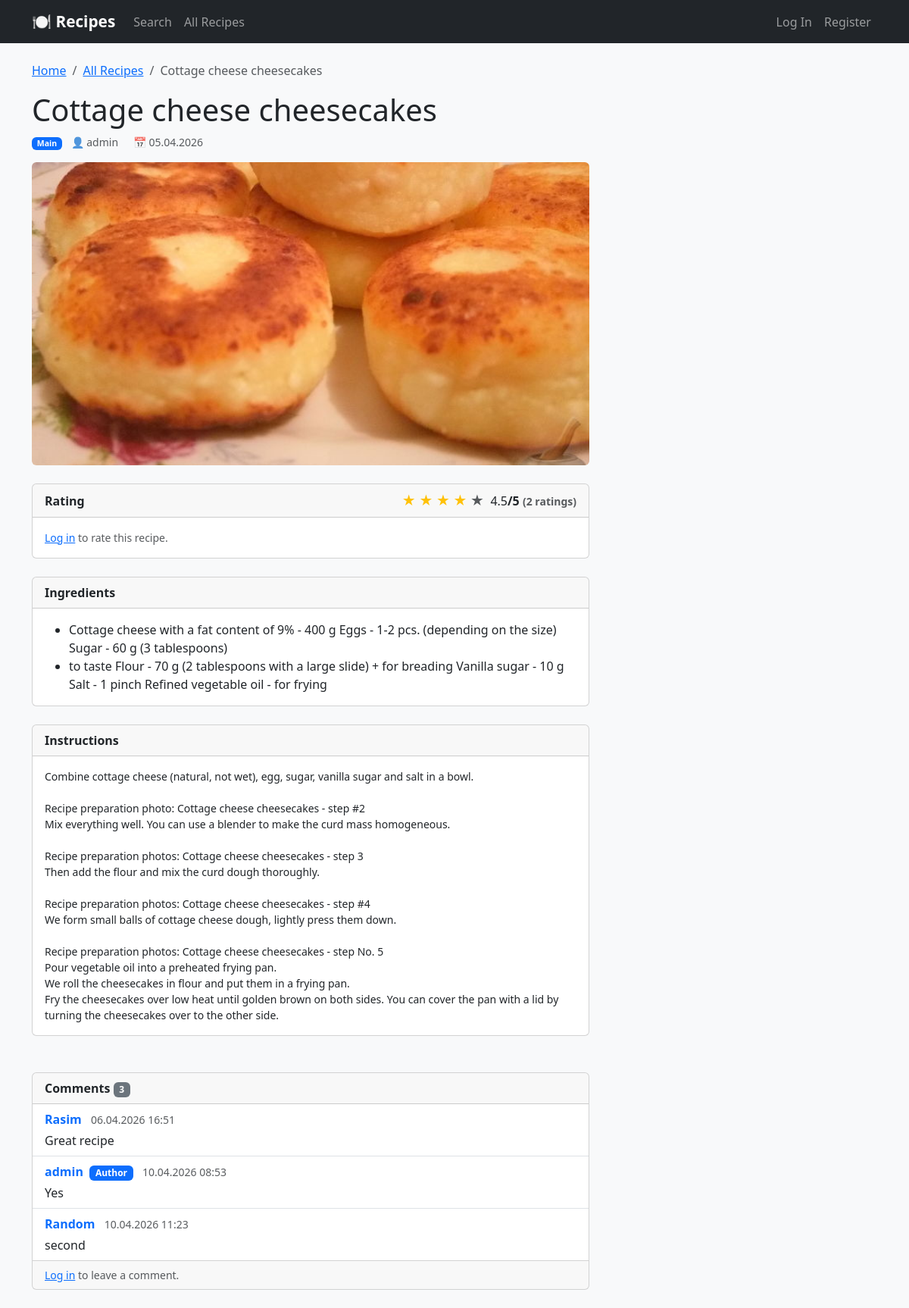
The page /recipe/10 on the database its author committed.
### entities/recipe.py (models this page shows, shortened)
class Recipe(db.Model):
    __tablename__ = 'recipes'
    id          = db.Column(db.Integer, primary_key=True)
    title       = db.Column(db.String(255), nullable=False)
    description = db.Column(db.String(500), nullable=True)   # short summary
    ingredients  = db.Column(db.Text, nullable=False)
    instructions = db.Column(db.Text, nullable=False)
    prep_time  = db.Column(db.Integer,     nullable=True)   # minutes
    cook_time  = db.Column(db.Integer,     nullable=True)   # minutes
    servings   = db.Column(db.Integer,     nullable=True)
    difficulty = db.Column(db.String(20),  nullable=True)   # 'easy' | 'medium' | 'hard'
    image_path  = db.Column(db.String(512), nullable=True)
    author_id   = db.Column(db.Integer, db.ForeignKey('users.id'),      nullable=True)
    category_id = db.Column(db.Integer, db.ForeignKey('categories.id'), nullable=True)
    is_published = db.Column(db.Boolean, default=True,  nullable=False)
    is_deleted   = db.Column(db.Boolean, default=False, nullable=False, index=True)
    deleted_at   = db.Column(db.DateTime, nullable=True)
    view_count   = db.Column(db.Integer,  default=0,    nullable=False)
    created_at = db.Column(db.DateTime, default=datetime.utcnow)
    updated_at = db.Column(db.DateTime, default=datetime.utcnow, onupdate=datetime.utcnow)
    steps              = db.relationship('RecipeStep',       backref='recipe', lazy='dynamic',
                                         order_by='RecipeStep.step_number',
                                         cascade='all, delete-orphan')
    recipe_ingredients = db.relationship('RecipeIngredient', backref='recipe', lazy='dynamic',
                                         cascade='all, delete-orphan')
    tags               = db.relationship('Tag', secondary=recipe_tags,
                                         backref='recipes', lazy='subquery')
    favorites          = db.relationship('Favorite', backref='recipe', lazy='dynamic',
                                         cascade='all, delete-orphan')
    ratings            = db.relationship('Rating',   backref='recipe', lazy='dynamic',
                                         cascade='all, delete-orphan')
    comments           = db.relationship('Comment',  backref='recipe', lazy='dynamic',
                                         cascade='all, delete-orphan')

### entities/category.py (models this page shows, shortened)
class Category(db.Model):
    __tablename__ = 'categories'
    id          = db.Column(db.Integer, primary_key=True)
    name        = db.Column(db.String(120), unique=True, nullable=False)
    slug        = db.Column(db.String(140), unique=True, nullable=False)
    description = db.Column(db.String(255), nullable=True)
    image_path  = db.Column(db.String(512), nullable=True)
    created_at  = db.Column(db.DateTime, default=datetime.utcnow)
    recipes = db.relationship('Recipe', backref='category', lazy='dynamic')

### entities/user.py (models this page shows, shortened)
class User(UserMixin, db.Model):
    __tablename__ = 'users'
    id            = db.Column(db.Integer, primary_key=True)
    username      = db.Column(db.String(100), unique=True, nullable=False)
    email         = db.Column(db.String(255), unique=True, nullable=False, index=True)
    password_hash = db.Column(db.String(255), nullable=False)
    role          = db.Column(db.String(20), default='user')  # 'user' | 'admin'
    bio           = db.Column(db.Text, nullable=True)
    avatar_path   = db.Column(db.String(512), nullable=True)
    is_active     = db.Column(db.Boolean, default=True, nullable=False)
    created_at    = db.Column(db.DateTime, default=datetime.utcnow)
    updated_at    = db.Column(db.DateTime, default=datetime.utcnow, onupdate=datetime.utcnow)
    recipes  = db.relationship('Recipe', backref='author', lazy='dynamic',
                               foreign_keys='Recipe.author_id')
    favorites = db.relationship('Favorite', backref='user', lazy='dynamic')
    ratings   = db.relationship('Rating',   backref='user', lazy='dynamic')
    comments  = db.relationship('Comment',  backref='user', lazy='dynamic')

### entities/comment.py (models this page shows, shortened)
class Comment(db.Model):
    __tablename__ = 'comments'
    id         = db.Column(db.Integer, primary_key=True)
    user_id    = db.Column(db.Integer, db.ForeignKey('users.id'),    nullable=False)
    recipe_id  = db.Column(db.Integer, db.ForeignKey('recipes.id'),  nullable=False)
    parent_id  = db.Column(db.Integer, db.ForeignKey('comments.id'), nullable=True)  # nested replies
    body       = db.Column(db.Text, nullable=False)
    is_deleted = db.Column(db.Boolean, default=False, nullable=False)
    created_at = db.Column(db.DateTime, default=datetime.utcnow)
    updated_at = db.Column(db.DateTime, default=datetime.utcnow, onupdate=datetime.utcnow)
    replies = db.relationship('Comment',
                              backref=db.backref('parent', remote_side=[id]),
                              lazy='dynamic')

### app.py (the view)
@app.route('/recipe/<int:recipe_id>')
def recipe_page(recipe_id):
    r = Recipe.query.get_or_404(recipe_id)
    if r.is_deleted:
        return "Recipe not found", 404
    is_favorited = False
    user_rating = None
    if current_user.is_authenticated:
        is_favorited = Favorite.query.filter_by(user_id=current_user.id, recipe_id=recipe_id).first() is not None
        if r.author_id != current_user.id:
            ur = Rating.query.filter_by(user_id=current_user.id, recipe_id=recipe_id).first()
            user_rating = ur.value if ur else None
    avg_rating, rating_count = recipe_avg_rating(recipe_id)
    comments = Comment.query.filter_by(recipe_id=recipe_id).order_by(Comment.created_at.asc()).all()
    return render_template('recipe.html', recipe=r, is_favorited=is_favorited,
                           user_rating=user_rating, avg_rating=avg_rating,
                           rating_count=rating_count, comments=comments)

### app.py (called while the page is built)
def recipe_avg_rating(recipe_id):
    avg = db.session.query(db.func.avg(Rating.value)).filter(Rating.recipe_id == recipe_id).scalar()
    count = Rating.query.filter_by(recipe_id=recipe_id).count()
    return (round(avg, 1) if avg else None), count

### templates/recipe.html (shortened to what this page needs)
{% extends "base.html" %}
{% block content %}
<nav aria-label="breadcrumb" class="mb-3">
  <ol class="breadcrumb">
    <li class="breadcrumb-item"><a href="{{ url_for('index') }}">Home</a></li>
    <li class="breadcrumb-item"><a href="{{ url_for('all_recipes') }}">All Recipes</a></li>
    <li class="breadcrumb-item active">{{ recipe.title }}</li>
  </ol>
</nav>
<div class="row">
  <div class="col-lg-8">
    <h1 class="mb-2">{{ recipe.title }}</h1>
    <div class="mb-3 text-muted small">
      {% if recipe.category %}
        <span class="badge bg-primary me-2">{{ recipe.category.name }}</span>
      {% endif %}
      {% if recipe.author %}
        <a href="{{ url_for('profile', username=recipe.author.username) }}" class="me-3 text-decoration-none text-muted">👤 {{ recipe.author.username }}</a>
      {% endif %}
      <span>📅 {{ recipe.created_at.strftime('%d.%m.%Y') }}</span>
    </div>
    {% if recipe.image_path %}
      <img src="/{{ recipe.image_path }}" class="img-fluid rounded mb-4" style="max-height:400px;object-fit:cover;width:100%;" alt="{{ recipe.title }}">
    {% endif %}
    <div class="card mb-4">
      <div class="card-header fw-bold d-flex justify-content-between align-items-center">
        <span>Rating</span>
        <span>
          {% if avg_rating %}
            {% for i in range(1, 6) %}
              <span class="{{ 'text-warning' if i <= avg_rating|round else 'text-muted' }}" style="font-size:1.1rem;">★</span>
            {% endfor %}
            <span id="avgRating" class="ms-1 fw-normal">{{ avg_rating }}</span>/5
            <small class="text-muted" id="ratingCount">({{ rating_count }} {{ 'rating' if rating_count == 1 else 'ratings' }})</small>
          {% else %}
            <span class="text-muted fw-normal" id="noRatingText">No ratings yet</span>
          {% endif %}
        </span>
      </div>
      <div class="card-body">
        {% if current_user.is_authenticated and current_user.id != recipe.author_id %}
          <p class="mb-2 text-muted small">Your rating:</p>
          <div id="starWidget" data-recipe="{{ recipe.id }}" data-current="{{ user_rating or 0 }}">
            {% for i in range(1, 6) %}
              <span class="star-btn fs-2 {{ 'text-warning' if user_rating and i <= user_rating else 'text-muted' }}"
                    data-value="{{ i }}" style="cursor:pointer; transition: color .1s;">★</span>
            {% endfor %}
            <small class="text-muted ms-2" id="userRatingLabel">
              {% if user_rating %}Your rating: {{ user_rating }}/5{% else %}Click to rate{% endif %}
            </small>
          </div>
        {% elif current_user.is_authenticated %}
          <p class="text-muted small mb-0">You cannot rate your own recipe.</p>
        {% else %}
          <p class="text-muted small mb-0"><a href="{{ url_for('auth.login') }}">Log in</a> to rate this recipe.</p>
        {% endif %}
      </div>
    </div>
    <div class="card mb-4">
      <div class="card-header fw-bold">Ingredients</div>
      <div class="card-body">
        <ul class="mb-0">
          {% for ing in recipe.ingredients.split(',') %}
            {% set ing = ing.strip() %}
            {% if ing %}<li>{{ ing }}</li>{% endif %}
          {% endfor %}
        </ul>
      </div>
    </div>
    <div class="card mb-4">
      <div class="card-header fw-bold">Instructions</div>
      <div class="card-body">
        <pre style="white-space:pre-wrap;font-family:inherit;margin:0;">{{ recipe.instructions }}</pre>
      </div>
    </div>
    <div class="card mb-4" id="comments">
      <div class="card-header fw-bold">Comments <span class="badge bg-secondary">{{ comments|length }}</span></div>
      <div class="list-group list-group-flush">
        {% if comments %}
          {% for c in comments %}
          <div class="list-group-item">
            <div class="d-flex justify-content-between align-items-start">
              <div>
                <a href="{{ url_for('profile', username=c.user.username) }}" class="fw-bold text-decoration-none">{{ c.user.username }}</a>
                {% if c.user_id == recipe.author_id %}
                  <span class="badge bg-primary ms-1">Author</span>
                {% endif %}
                <small class="text-muted ms-2">{{ c.created_at.strftime('%d.%m.%Y %H:%M') }}</small>
              </div>
            </div>
            <p class="mb-0 mt-1">{{ c.body }}</p>
          </div>
          {% endfor %}
        {% else %}
          <div class="list-group-item text-muted">No comments yet. Be the first!</div>
        {% endif %}
      </div>
      <div class="card-footer">
        {% if current_user.is_authenticated %}
          <form method="post" action="{{ url_for('add_comment', recipe_id=recipe.id) }}">
            <div class="input-group">
              <input name="text" class="form-control" placeholder="Write a comment…" required maxlength="1000">
              <button class="btn btn-primary">Post</button>
            </div>
          </form>
        {% else %}
          <p class="text-muted small mb-0"><a href="{{ url_for('auth.login') }}">Log in</a> to leave a comment.</p>
        {% endif %}
      </div>
    </div>
  </div>
</div>
{% endblock %}

### templates/base.html (shortened to what this page needs)
<!doctype html>
<html lang="en">
<head>
  <link href="https://cdn.jsdelivr.net/npm/bootstrap@5.3.0/dist/css/bootstrap.min.css" rel="stylesheet">
</head>
<body class="bg-light">
<nav class="navbar navbar-expand-lg navbar-dark bg-dark mb-4">
  <div class="container">
    <a class="navbar-brand" href="{{ url_for('index') }}">🍽 Recipes</a>
    <div class="collapse navbar-collapse" id="navMenu">
      <ul class="navbar-nav me-auto">
        <li class="nav-item"><a class="nav-link" href="{{ url_for('index') }}">Search</a></li>
        <li class="nav-item"><a class="nav-link" href="{{ url_for('all_recipes') }}">All Recipes</a></li>
      </ul>
      <ul class="navbar-nav ms-auto">
        {% if current_user.is_authenticated %}
          <li class="nav-item"><a class="nav-link" href="{{ url_for('add_recipe') }}">+ Add Recipe</a></li>
          <li class="nav-item"><a class="nav-link" href="{{ url_for('favorites') }}">❤ Favorites</a></li>
          <li class="nav-item"><a class="nav-link" href="{{ url_for('trash') }}">Trash</a></li>
          {% if current_user.is_admin() %}
            <li class="nav-item"><a class="nav-link" href="{{ url_for('categories') }}">Categories</a></li>
          {% endif %}
          <li class="nav-item dropdown">
            <a class="nav-link dropdown-toggle" href="#" data-bs-toggle="dropdown">
              {% if current_user.avatar_path %}
                <img src="/{{ current_user.avatar_path }}" class="rounded-circle me-1" style="width:24px;height:24px;object-fit:cover;">
              {% endif %}
              {{ current_user.username }}
            </a>
            <ul class="dropdown-menu dropdown-menu-end">
              <li><a class="dropdown-item" href="{{ url_for('profile', username=current_user.username) }}">My Profile</a></li>
              <li><a class="dropdown-item" href="{{ url_for('profile_settings') }}">Settings</a></li>
              <li><hr class="dropdown-divider"></li>
              <li><a class="dropdown-item text-danger" href="{{ url_for('auth.logout') }}">Log Out</a></li>
            </ul>
          </li>
        {% else %}
          <li class="nav-item"><a class="nav-link" href="{{ url_for('auth.login') }}">Log In</a></li>
          <li class="nav-item"><a class="nav-link" href="{{ url_for('auth.register') }}">Register</a></li>
        {% endif %}
      </ul>
    </div>
  </div>
</nav>
<div class="container">
  {% block content %}{% endblock %}
</div>
</body>
</html>

### templates/base.html (style rules this page uses)
.navbar-brand { font-weight:700; font-size:1.3rem; }

### rows shown on the page
Recipe: title "Cottage cheese cheesecakes", created_at "05.04.2026", image_path (picture), instructions "Combine cottage cheese (natural, not wet), egg, sugar, vanilla sugar and salt in a bowl. Recipe preparation photo: Cottage cheese cheesecakes - step #2 Mix everything well. You can use a blender to make the curd mass homogeneous. Recipe preparation photos: Cottage cheese cheesecakes - step 3 Then add the flour and mix the curd dough thoroughly. Recipe preparation photos: Cottage cheese cheesecakes - step #4 We form small balls of cottage cheese dough, lightly press them down. Recipe preparation photos: Cottage cheese cheesecakes - step No. 5 Pour vegetable oil into a preheated frying pan. We roll the cheesecakes in flour and put them in a frying pan. Fry the cheesecakes over low heat until…"
Category: category.name "Main"
User: author.username "admin"
Comment: user.username "Rasim", created_at "06.04.2026 16:51", body "Great recipe"
Comment: user.username "admin", shows "Author", created_at "10.04.2026 08:53", body "Yes"
Comment: user.username "Random", created_at "10.04.2026 11:23", body "second"

### other values the page prints
{{ avg_rating }} "4.5"
{{ rating_count }} "2"
{{ 'rating' if rating_count == 1 else 'ratings' }} "ratings"
{{ ing }} "Cottage cheese with a fat content of 9% - 400 g Eggs - 1-2 pcs. (depending on the size) Sugar - 60 g (3 tablespoons)" "to taste Flour - 70 g (2 tablespoons with a large slide) + for breading Vanilla sugar - 10 g Salt - 1 pinch Refined vegetable oil - for frying"
{{ comments|length }} "3"
